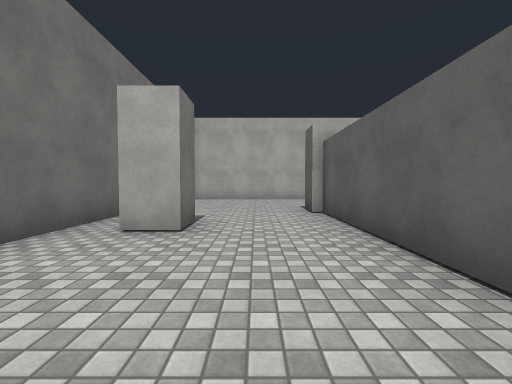
View 1 (above)

23 first-person views from a walk through a scene from a Unity 3-D project. The camera is 1.2 m above the floor, tilts 2° down and sees 90° across. The floor is counted in squares, 2 m on a side. Each view is taken from the middle of a square. On the plan, view 1 faces up. The plan holds only what a view shows up to about 9 squares ahead; the rest is blank. The place goes on beyond the plan. Surface patterns are stand-ins for the level's own textures.

View 2
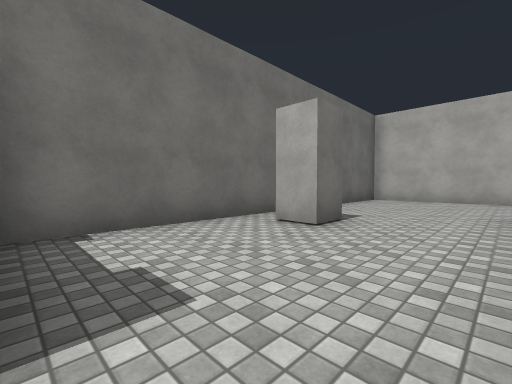

View 3
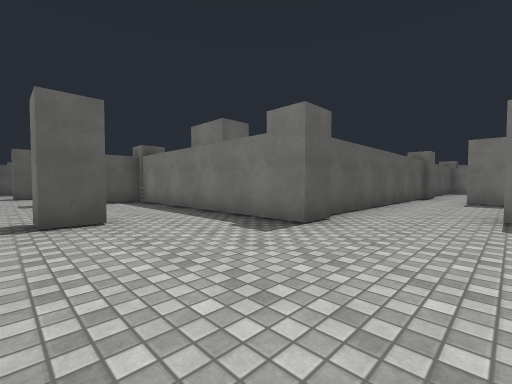

View 4
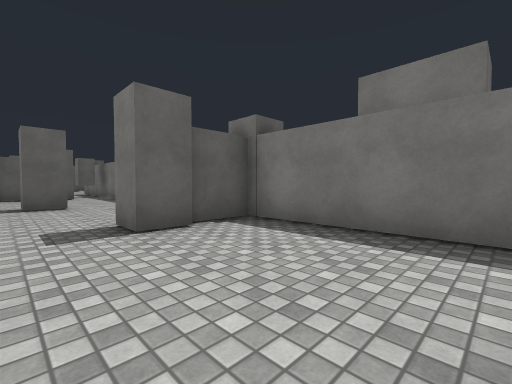

View 5
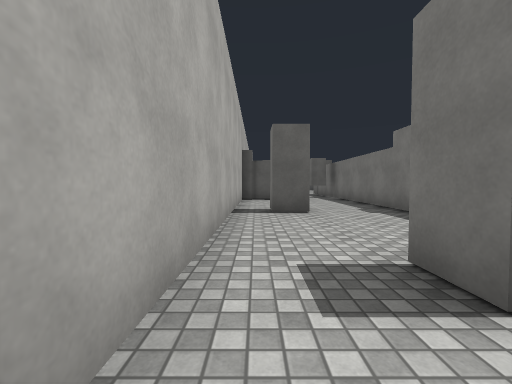

View 6
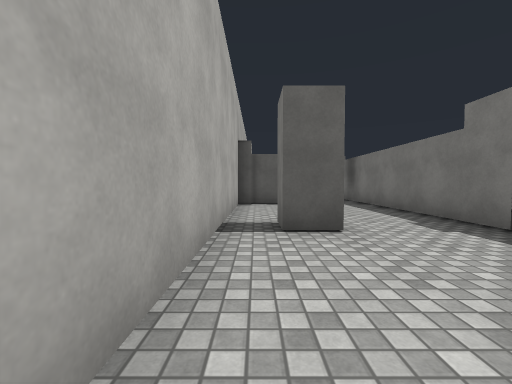

View 7
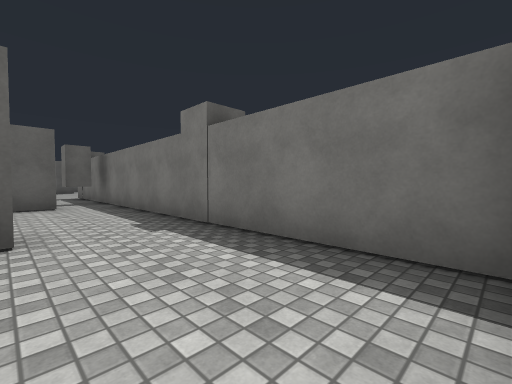

View 8
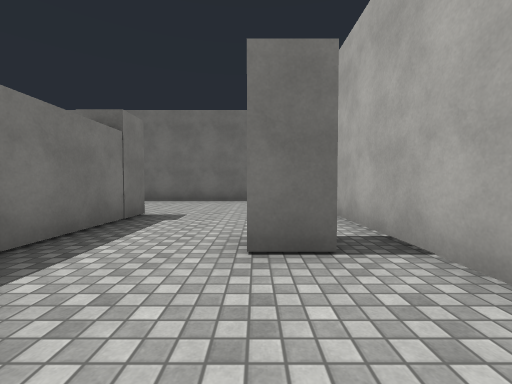

View 9
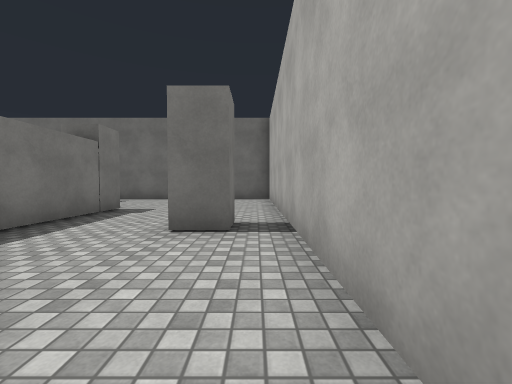

View 10
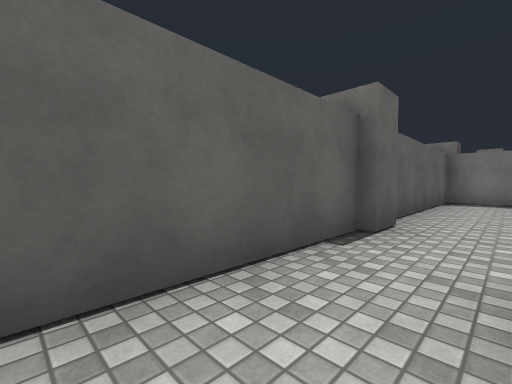

View 11
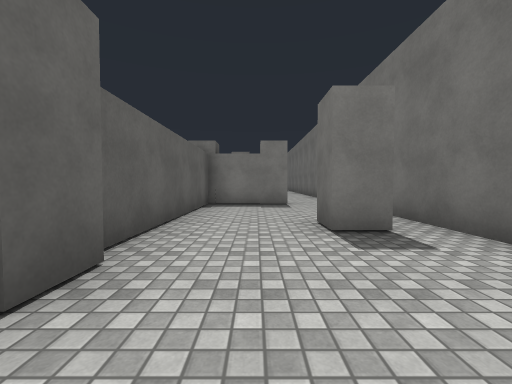

View 12
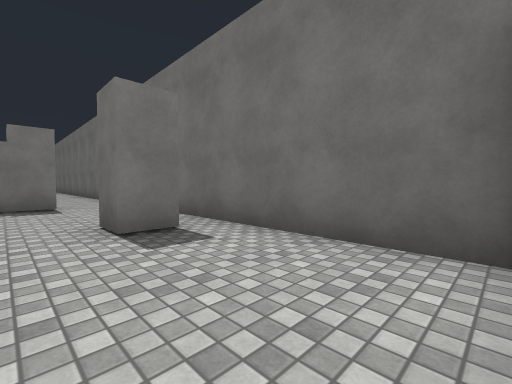

View 13
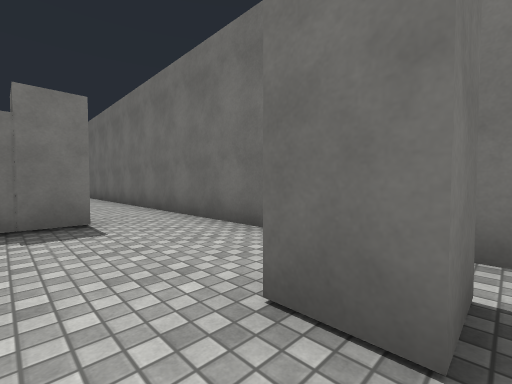

View 14
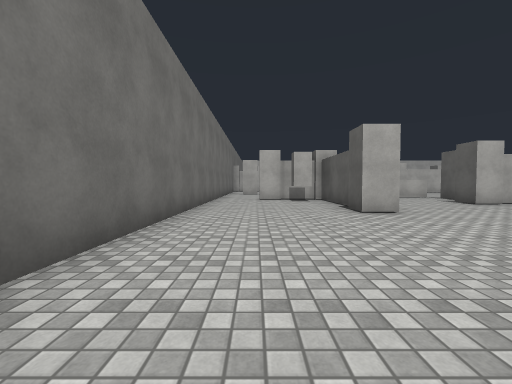

View 15
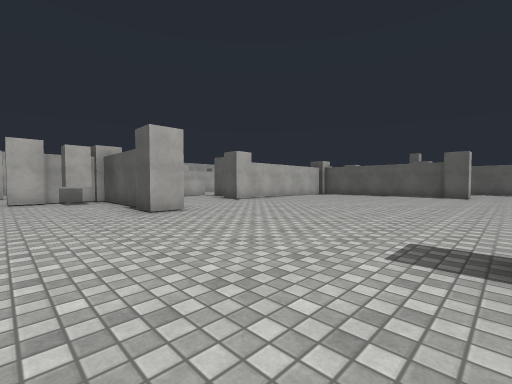

View 16
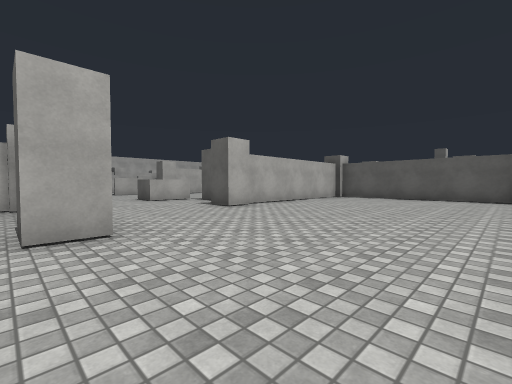

View 17
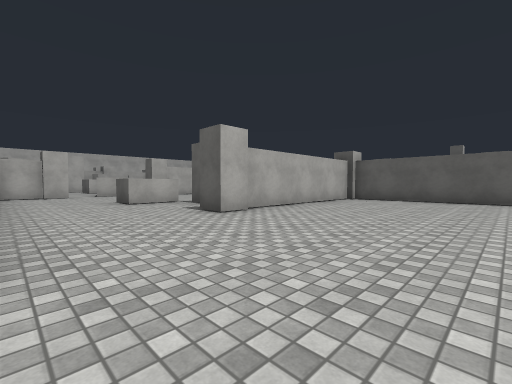

View 18
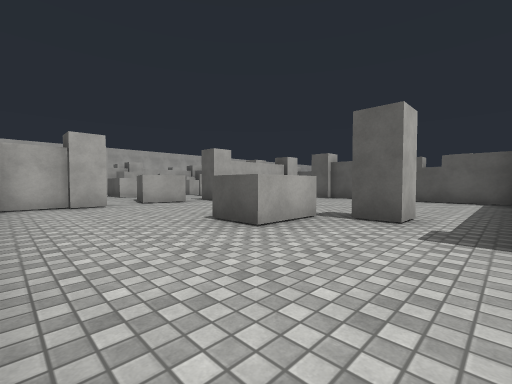

View 19
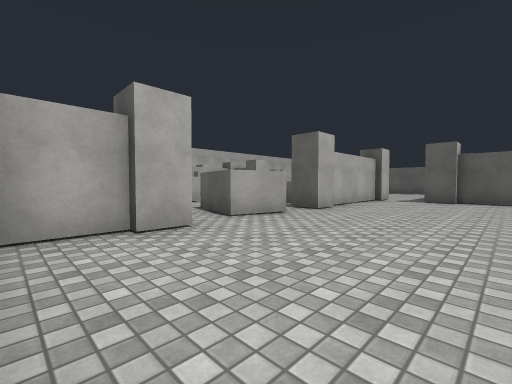

View 20
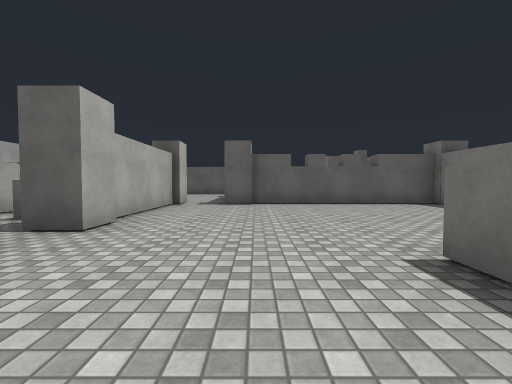

View 21
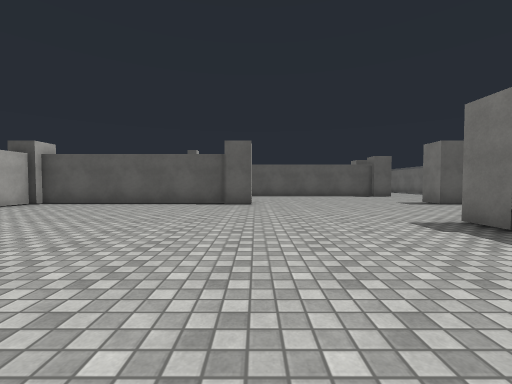

View 22
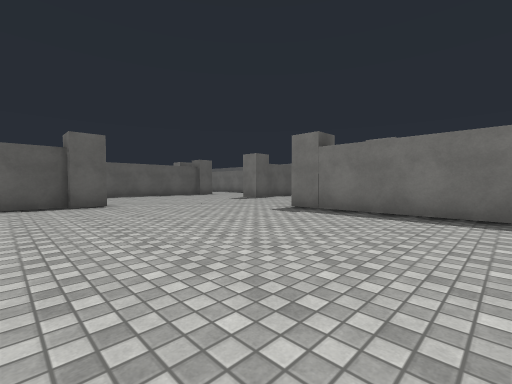

View 23
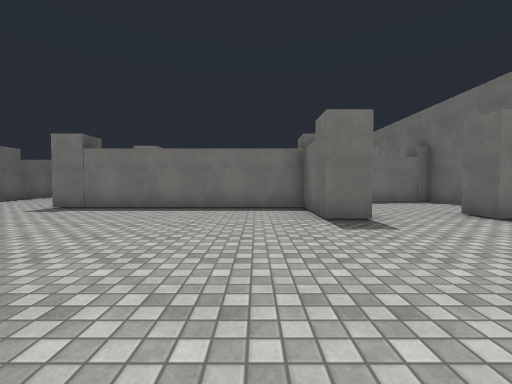

### Floor plan
Ten units are one square. View 1 is at (0, 0); x grows to the right and y downward. Boxes are objects, and circles mark ways between rooms. Rooms are numbered by the first view taken in them; rooms with no view inside come last. Other rooms are left out.
<svg viewBox="-30 -100 188 326">
<path fill="none" stroke="#000" d="M31 -79 31 -87 39 -87 39 -79M71 -70 71 -79 79 -79M11 -51 11 -59 73 -59 73 -70M79 -59 150 -59M-9 -40 -9 -31 -18 -31M-25 -92 -25 1M13 -5 13 -51M111 -79 111 -87 119 -87M-9 1 -1 1M151 -70 151 -79M149 -95 -22 -95M153 -84 153 -91M-18 41 -9 41 -9 49M11 30 11 21M13 22 13 -5M-25 9 -25 84M-10 81 13 81 13 31M20 129 11 129 11 121M60 109 51 109 51 101M13 116 13 87 -1 87M10 181 19 181 19 201 79 201M9 98 2 98 2 91M60 75 45 75 45 64M113 162 113 107 60 107M111 170 111 161M-9 181 -9 189M-1 89 -9 89M113 101 113 49M54 65 60 65M-25 84 -25 166M-25 208 -25 221 -6 221M111 49 111 41M40 29 31 29M71 30 71 21M61 28 49 24M32 27 19 27M112 27 94 27"/>
<circle cx="0" cy="0" r="3" fill="#2a7"/>
<circle cx="-20" cy="80" r="3" fill="#2a7"/>
<text x="40" y="-70">1</text>
<text x="-10" y="40">2</text>
<text x="50" y="140">3</text>
</svg>
Room 1 opens to room 2. Room 2 opens to room 3.

Where each view was taken, in squares from view 1:
view 1: 0 up, 0 right, facing up
view 2: 0 up, 1 right, facing up-left
view 3: 9 up, 1 left, facing down-right
view 4: 9 up, 4 right, facing down-right
view 5: 9 up, 6 right, facing right
view 6: 9 up, 8 right, facing right
view 7: 8 up, 8 right, facing down-right
view 8: 8 up, 6 right, facing left
view 9: 9 up, 7 right, facing left
view 10: 1 up, 0 right, facing down-right
view 11: 1 down, 0 right, facing down
view 12: 1 down, 0 right, facing down-left
view 13: 4 down, 0 right, facing down-left
view 14: 18 down, 1 left, facing up
view 15: 18 down, 1 left, facing up-right
view 16: 16 down, 1 right, facing up-right
view 17: 15 down, 2 right, facing up-right
view 18: 10 down, 2 right, facing up-right
view 19: 6 down, 2 right, facing up-right
view 20: 5 down, 4 right, facing right
view 21: 17 down, 4 right, facing right
view 22: 15 down, 4 right, facing down-right
view 23: 14 down, 3 right, facing down
